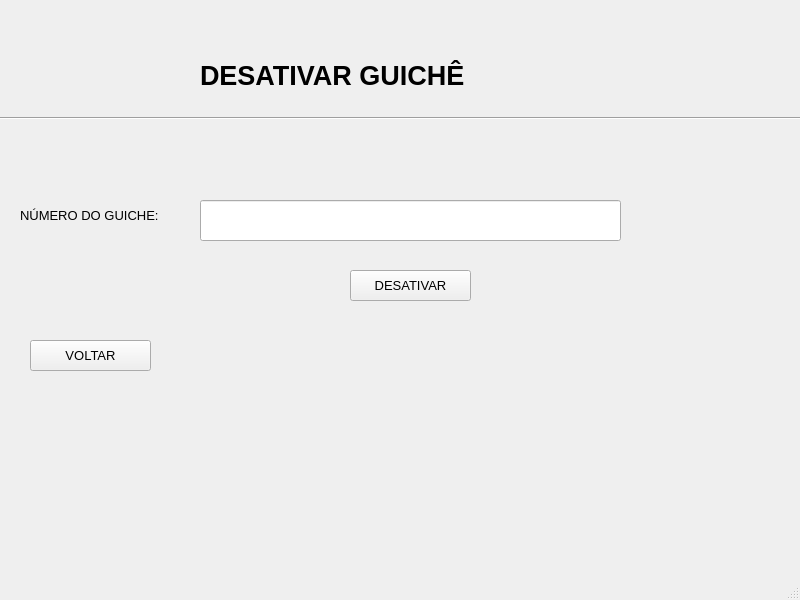
<?xml version="1.0" encoding="UTF-8"?>
<ui version="4.0">
 <class>MainWindow</class>
 <widget class="QMainWindow" name="MainWindow">
  <property name="geometry">
   <rect>
    <x>0</x>
    <y>0</y>
    <width>800</width>
    <height>600</height>
   </rect>
  </property>
  <property name="font">
   <font>
    <pointsize>10</pointsize>
   </font>
  </property>
  <property name="windowTitle">
   <string>MainWindow</string>
  </property>
  <property name="animated">
   <bool>true</bool>
  </property>
  <widget class="QWidget" name="centralwidget">
   <widget class="QLabel" name="label">
    <property name="geometry">
     <rect>
      <x>200</x>
      <y>50</y>
      <width>471</width>
      <height>51</height>
     </rect>
    </property>
    <property name="font">
     <font>
      <pointsize>20</pointsize>
      <weight>75</weight>
      <bold>true</bold>
     </font>
    </property>
    <property name="frameShape">
     <enum>QFrame::NoFrame</enum>
    </property>
    <property name="text">
     <string>DESATIVAR GUICHÊ</string>
    </property>
    <property name="textFormat">
     <enum>Qt::AutoText</enum>
    </property>
    <property name="alignment">
     <set>Qt::AlignLeading|Qt::AlignLeft|Qt::AlignVCenter</set>
    </property>
   </widget>
   <widget class="QPushButton" name="pushButton">
    <property name="geometry">
     <rect>
      <x>350</x>
      <y>270</y>
      <width>121</width>
      <height>31</height>
     </rect>
    </property>
    <property name="text">
     <string>DESATIVAR</string>
    </property>
   </widget>
   <widget class="QPushButton" name="pushButton_2">
    <property name="geometry">
     <rect>
      <x>30</x>
      <y>340</y>
      <width>121</width>
      <height>31</height>
     </rect>
    </property>
    <property name="text">
     <string>VOLTAR</string>
    </property>
   </widget>
   <widget class="Line" name="line">
    <property name="geometry">
     <rect>
      <x>0</x>
      <y>110</y>
      <width>801</width>
      <height>16</height>
     </rect>
    </property>
    <property name="orientation">
     <enum>Qt::Horizontal</enum>
    </property>
   </widget>
   <widget class="QLineEdit" name="lineEdit">
    <property name="geometry">
     <rect>
      <x>200</x>
      <y>200</y>
      <width>421</width>
      <height>41</height>
     </rect>
    </property>
   </widget>
   <widget class="QLabel" name="label_2">
    <property name="geometry">
     <rect>
      <x>20</x>
      <y>190</y>
      <width>171</width>
      <height>51</height>
     </rect>
    </property>
    <property name="text">
     <string>NÚMERO DO GUICHE:</string>
    </property>
   </widget>
  </widget>
  <widget class="QMenuBar" name="menubar">
   <property name="geometry">
    <rect>
     <x>0</x>
     <y>0</y>
     <width>800</width>
     <height>26</height>
    </rect>
   </property>
  </widget>
  <widget class="QStatusBar" name="statusbar"/>
 </widget>
 <resources/>
 <connections/>
</ui>
